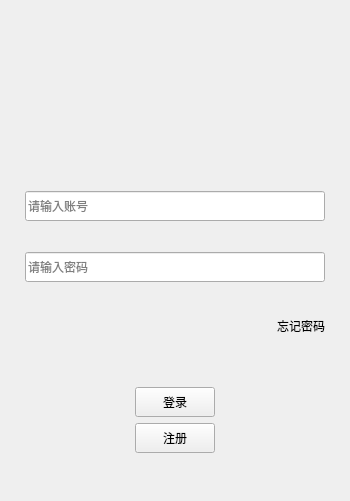
<?xml version="1.0" encoding="UTF-8"?>
<ui version="4.0">
 <class>UserLoginWindow</class>
 <widget class="QWidget" name="UserLoginWindow">
  <property name="geometry">
   <rect>
    <x>0</x>
    <y>0</y>
    <width>350</width>
    <height>501</height>
   </rect>
  </property>
  <property name="minimumSize">
   <size>
    <width>0</width>
    <height>0</height>
   </size>
  </property>
  <property name="windowTitle">
   <string>Form</string>
  </property>
  <layout class="QVBoxLayout" name="verticalLayout">
   <property name="spacing">
    <number>0</number>
   </property>
   <property name="leftMargin">
    <number>5</number>
   </property>
   <property name="topMargin">
    <number>5</number>
   </property>
   <property name="rightMargin">
    <number>5</number>
   </property>
   <property name="bottomMargin">
    <number>5</number>
   </property>
   <item>
    <widget class="QWidget" name="background" native="true">
     <layout class="QVBoxLayout" name="verticalLayout_4">
      <property name="leftMargin">
       <number>0</number>
      </property>
      <property name="topMargin">
       <number>0</number>
      </property>
      <property name="rightMargin">
       <number>0</number>
      </property>
      <property name="bottomMargin">
       <number>0</number>
      </property>
      <item>
       <layout class="QHBoxLayout" name="horizontalLayout_2">
        <property name="leftMargin">
         <number>20</number>
        </property>
        <property name="rightMargin">
         <number>20</number>
        </property>
        <item>
         <spacer name="horizontalSpacer_2">
          <property name="orientation">
           <enum>Qt::Horizontal</enum>
          </property>
          <property name="sizeHint" stdset="0">
           <size>
            <width>40</width>
            <height>20</height>
           </size>
          </property>
         </spacer>
        </item>
        <item>
         <widget class="QLabel" name="head_portrait">
          <property name="sizePolicy">
           <sizepolicy hsizetype="Fixed" vsizetype="Fixed">
            <horstretch>0</horstretch>
            <verstretch>0</verstretch>
           </sizepolicy>
          </property>
          <property name="minimumSize">
           <size>
            <width>200</width>
            <height>180</height>
           </size>
          </property>
          <property name="text">
           <string/>
          </property>
          <property name="scaledContents">
           <bool>false</bool>
          </property>
          <property name="alignment">
           <set>Qt::AlignCenter</set>
          </property>
         </widget>
        </item>
        <item>
         <spacer name="horizontalSpacer_3">
          <property name="orientation">
           <enum>Qt::Horizontal</enum>
          </property>
          <property name="sizeHint" stdset="0">
           <size>
            <width>40</width>
            <height>20</height>
           </size>
          </property>
         </spacer>
        </item>
       </layout>
      </item>
      <item>
       <layout class="QVBoxLayout" name="verticalLayout_2">
        <property name="spacing">
         <number>0</number>
        </property>
        <property name="leftMargin">
         <number>20</number>
        </property>
        <property name="rightMargin">
         <number>20</number>
        </property>
        <item>
         <widget class="QLineEdit" name="user_input">
          <property name="minimumSize">
           <size>
            <width>0</width>
            <height>30</height>
           </size>
          </property>
          <property name="text">
           <string/>
          </property>
          <property name="placeholderText">
           <string>请输入账号</string>
          </property>
         </widget>
        </item>
        <item>
         <widget class="QLabel" name="user_tip_err">
          <property name="sizePolicy">
           <sizepolicy hsizetype="Preferred" vsizetype="Fixed">
            <horstretch>0</horstretch>
            <verstretch>0</verstretch>
           </sizepolicy>
          </property>
          <property name="minimumSize">
           <size>
            <width>0</width>
            <height>25</height>
           </size>
          </property>
          <property name="text">
           <string/>
          </property>
         </widget>
        </item>
       </layout>
      </item>
      <item>
       <layout class="QVBoxLayout" name="verticalLayout_3">
        <property name="spacing">
         <number>0</number>
        </property>
        <property name="leftMargin">
         <number>20</number>
        </property>
        <property name="topMargin">
         <number>0</number>
        </property>
        <property name="rightMargin">
         <number>20</number>
        </property>
        <item>
         <widget class="QLineEdit" name="pwd_input">
          <property name="minimumSize">
           <size>
            <width>0</width>
            <height>30</height>
           </size>
          </property>
          <property name="text">
           <string/>
          </property>
          <property name="placeholderText">
           <string>请输入密码</string>
          </property>
         </widget>
        </item>
        <item>
         <widget class="QLabel" name="pwd_tip_err_">
          <property name="sizePolicy">
           <sizepolicy hsizetype="Preferred" vsizetype="Fixed">
            <horstretch>0</horstretch>
            <verstretch>0</verstretch>
           </sizepolicy>
          </property>
          <property name="minimumSize">
           <size>
            <width>0</width>
            <height>25</height>
           </size>
          </property>
          <property name="text">
           <string/>
          </property>
         </widget>
        </item>
       </layout>
      </item>
      <item>
       <layout class="QHBoxLayout" name="horizontalLayout_5">
        <property name="leftMargin">
         <number>20</number>
        </property>
        <property name="rightMargin">
         <number>20</number>
        </property>
        <property name="bottomMargin">
         <number>0</number>
        </property>
        <item>
         <spacer name="horizontalSpacer_8">
          <property name="orientation">
           <enum>Qt::Horizontal</enum>
          </property>
          <property name="sizeHint" stdset="0">
           <size>
            <width>40</width>
            <height>20</height>
           </size>
          </property>
         </spacer>
        </item>
        <item>
         <widget class="QLabel" name="forget_pwd_label">
          <property name="sizePolicy">
           <sizepolicy hsizetype="Preferred" vsizetype="Fixed">
            <horstretch>0</horstretch>
            <verstretch>0</verstretch>
           </sizepolicy>
          </property>
          <property name="minimumSize">
           <size>
            <width>0</width>
            <height>25</height>
           </size>
          </property>
          <property name="text">
           <string>忘记密码</string>
          </property>
         </widget>
        </item>
       </layout>
      </item>
      <item>
       <spacer name="verticalSpacer_2">
        <property name="orientation">
         <enum>Qt::Vertical</enum>
        </property>
        <property name="sizeHint" stdset="0">
         <size>
          <width>20</width>
          <height>7</height>
         </size>
        </property>
       </spacer>
      </item>
      <item>
       <layout class="QHBoxLayout" name="horizontalLayout_3">
        <property name="leftMargin">
         <number>20</number>
        </property>
        <property name="rightMargin">
         <number>20</number>
        </property>
        <item>
         <spacer name="horizontalSpacer_4">
          <property name="orientation">
           <enum>Qt::Horizontal</enum>
          </property>
          <property name="sizeHint" stdset="0">
           <size>
            <width>40</width>
            <height>20</height>
           </size>
          </property>
         </spacer>
        </item>
        <item>
         <widget class="QPushButton" name="login_btn">
          <property name="minimumSize">
           <size>
            <width>0</width>
            <height>30</height>
           </size>
          </property>
          <property name="text">
           <string>登录</string>
          </property>
          <property name="autoDefault">
           <bool>true</bool>
          </property>
         </widget>
        </item>
        <item>
         <spacer name="horizontalSpacer_5">
          <property name="orientation">
           <enum>Qt::Horizontal</enum>
          </property>
          <property name="sizeHint" stdset="0">
           <size>
            <width>40</width>
            <height>20</height>
           </size>
          </property>
         </spacer>
        </item>
       </layout>
      </item>
      <item>
       <layout class="QHBoxLayout" name="horizontalLayout_4">
        <property name="leftMargin">
         <number>20</number>
        </property>
        <property name="rightMargin">
         <number>20</number>
        </property>
        <item>
         <spacer name="horizontalSpacer_6">
          <property name="orientation">
           <enum>Qt::Horizontal</enum>
          </property>
          <property name="sizeHint" stdset="0">
           <size>
            <width>40</width>
            <height>20</height>
           </size>
          </property>
         </spacer>
        </item>
        <item>
         <widget class="QPushButton" name="reg_btn">
          <property name="minimumSize">
           <size>
            <width>0</width>
            <height>30</height>
           </size>
          </property>
          <property name="text">
           <string>注册</string>
          </property>
          <property name="autoDefault">
           <bool>true</bool>
          </property>
         </widget>
        </item>
        <item>
         <spacer name="horizontalSpacer_7">
          <property name="orientation">
           <enum>Qt::Horizontal</enum>
          </property>
          <property name="sizeHint" stdset="0">
           <size>
            <width>40</width>
            <height>20</height>
           </size>
          </property>
         </spacer>
        </item>
       </layout>
      </item>
      <item>
       <spacer name="verticalSpacer">
        <property name="orientation">
         <enum>Qt::Vertical</enum>
        </property>
        <property name="sizeHint" stdset="0">
         <size>
          <width>20</width>
          <height>7</height>
         </size>
        </property>
       </spacer>
      </item>
     </layout>
    </widget>
   </item>
  </layout>
 </widget>
 <resources/>
 <connections/>
</ui>
